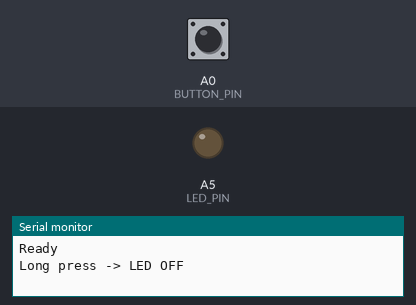
The sketch below on a simulated Arduino Uno, built with avr-gcc and run on an emulated ATmega328P. On the bench: output pins drawn as LEDs (lit = HIGH), the last lines printed to the serial monitor. The inputs (shaded band) are chosen by the test bench; at power-on: A0 (BUTTON_PIN) HIGH.

Above: at 1.2 s.
1.3 s: A0 (BUTTON_PIN) pulsed LOW 5 times (0.12 s each, 0.3 s apart)
At 2.4 s:
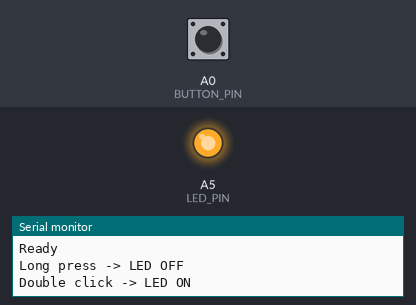
Timing chart, 0 to 5.2 s (numbered marks = the images above; inputs shaded):
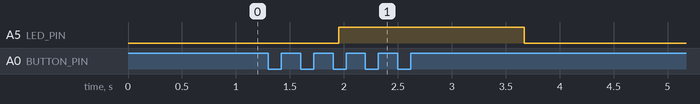

The sketch:

Button_Click_Patterns.ino
```cpp
// Arduino Uno - Button Click Patterns
// A0 버튼 입력을 구분해서 A5 LED를 제어
//   - 빠르게 두 번 누르기(더블 클릭) → LED 켜기
//   - 길게 누르기(롱 프레스)          → LED 끄기
//   - 한 번만 누르기(싱글 클릭)        → 아무것도 안 함
// millis()로 디바운싱하고, 현재값과 과거값을 비교해서 눌림/떼짐 순간을 잡음
//
// [회로]
// 버튼(풀다운): 5V → 버튼 → A0,  A0 → 10kΩ 저항 → GND
// LED:          A5 → 220Ω 저항 → LED 긴 다리(+),  LED 짧은 다리(−) → GND

const int BUTTON_PIN = A0;
const int LED_PIN = A5;

const int PRESSED = HIGH;                // 풀다운이면 HIGH, 풀업 회로면 LOW로 변경
const unsigned long DEBOUNCE_MS = 50;    // 이 시간 동안 값이 그대로여야 진짜 입력으로 인정
const unsigned long DOUBLE_GAP_MS = 400; // 첫 클릭을 뗀 뒤 이 시간 안에 다시 눌러야 더블 클릭
const unsigned long LONG_PRESS_MS = 1000;// 이 시간 이상 누르고 있으면 롱 프레스

int lastReading = !PRESSED;              // 과거값: 직전 loop에서 읽은 값
int buttonState = !PRESSED;              // 디바운싱이 끝난 안정된 버튼 상태
unsigned long lastChangeTime = 0;        // 읽은 값이 마지막으로 바뀐 시각

unsigned long pressStartTime = 0;        // 버튼을 누르기 시작한 시각
unsigned long lastReleaseTime = 0;       // 마지막으로 짧게 눌렀다 뗀 시각
bool longPressHandled = false;           // 이번 누름에서 롱 프레스를 이미 처리했는지
int clickCount = 0;                      // 더블 클릭을 기다리는 동안 쌓인 짧은 클릭 수

void setup() {
  pinMode(BUTTON_PIN, INPUT);
  pinMode(LED_PIN, OUTPUT);
  digitalWrite(LED_PIN, LOW);

  Serial.begin(9600);                    // 시리얼 통신 시작 (9600bps)
  Serial.println("Ready");
}

void loop() {
  unsigned long now = millis();
  int reading = digitalRead(BUTTON_PIN); // 현재값

  // 현재값이 과거값과 다르면 접점이 흔들리는 중일 수 있으니 시간을 다시 잼
  if (reading != lastReading) {
    lastChangeTime = now;
  }

  // 값이 DEBOUNCE_MS 동안 그대로 유지됐고, 안정된 상태와 다르면 진짜 변화로 인정
  if (now - lastChangeTime > DEBOUNCE_MS && reading != buttonState) {
    buttonState = reading;

    if (buttonState == PRESSED) {
      // 눌린 순간
      pressStartTime = now;
      longPressHandled = false;
    } else if (!longPressHandled) {
      // 짧게 눌렀다 뗀 순간
      clickCount++;
      lastReleaseTime = now;

      if (clickCount == 2) {
        digitalWrite(LED_PIN, HIGH);
        Serial.println("Double click -> LED ON");
        clickCount = 0;
      }
    }
  }

  // 누르고 있는 시간이 LONG_PRESS_MS를 넘으면 뗄 때까지 기다리지 않고 바로 처리
  if (buttonState == PRESSED && !longPressHandled && now - pressStartTime >= LONG_PRESS_MS) {
    longPressHandled = true;
    clickCount = 0;                      // 앞에 있던 짧은 클릭은 무시
    digitalWrite(LED_PIN, LOW);
    Serial.println("Long press -> LED OFF");
  }

  // 한 번 누른 뒤 DOUBLE_GAP_MS 안에 다시 안 누르면 싱글 클릭으로 끝냄
  if (clickCount == 1 && buttonState != PRESSED && now - lastReleaseTime > DOUBLE_GAP_MS) {
    Serial.println("Single click -> ignored");
    clickCount = 0;
  }

  lastReading = reading;                 // 현재값을 다음 loop의 과거값으로 저장
}
```

Measured:
- after the input at 1.3 s, A5 (LED_PIN): LOW → HIGH after 0.65 s, → LOW 1.7 s later
